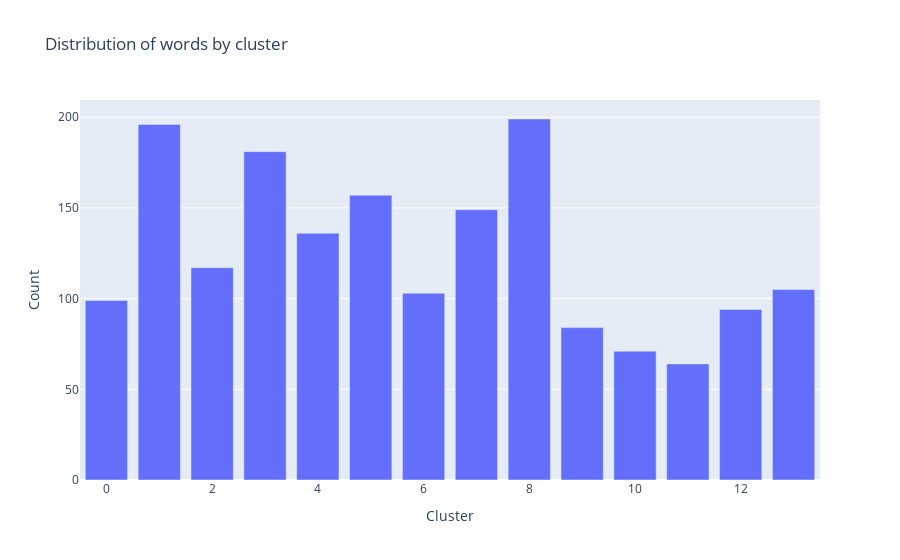

Notebook source saved alongside this figure:
### Code cell
embeddings['labels_all_dimension'] = model.labels_

grouped = embeddings[['labels_all_dimension', '0']].groupby('labels_all_dimension').count()

fig = px.bar(grouped, title="Distribution of words by cluster", labels={'value': 'Count', 'labels_all_dimension': 'Cluster'})
fig.update_layout(showlegend=False)
fig.show()

### Figure 1 — Plotly figure (JSON) as saved in the notebook; plotly's stock layout.template omitted (floating-point values rounded to 4 significant figures)
{"data": [{"alignmentgroup": "True", "hovertemplate": "variable=0<br>Cluster=%{x}<br>Count=%{y}<extra></extra>", "legendgroup": "0", "marker": {"color": "#636efa", "pattern": {"shape": ""}}, "name": "0", "offsetgroup": "0", "orientation": "v", "showlegend": true, "textposition": "auto", "type": "bar", "x": [0, 1, 2, 3, 4, 5, 6, 7, 8, 9, 10, 11, 12, 13], "xaxis": "x", "y": [99, 196, 117, 181, 136, 157, 103, 149, 199, 84, 71, 64, 94, 105], "yaxis": "y"}], "layout": {"barmode": "relative", "legend": {"title": {"text": "variable"}, "tracegroupgap": 0}, "showlegend": false, "title": {"text": "Distribution of words by cluster"}, "xaxis": {"anchor": "y", "domain": [0, 1], "title": {"text": "Cluster"}}, "yaxis": {"anchor": "x", "domain": [0, 1], "title": {"text": "Count"}}}}
